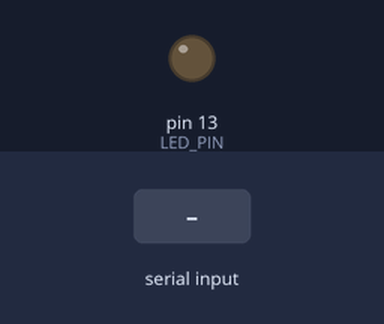
Recording of a sketch running on a simulated Arduino Uno, built with avr-gcc and run on an emulated ATmega328P. On the bench: output pins drawn as LEDs (lit = HIGH). Dashed ring = blinking. The test bench sets the inputs (shaded band). What the sketch prints to the serial monitor is not drawn.

Above: at 1.2 s.
1.3 s: byte 98 (SET_LED_BLINK) received over Serial
At 2.2 s:
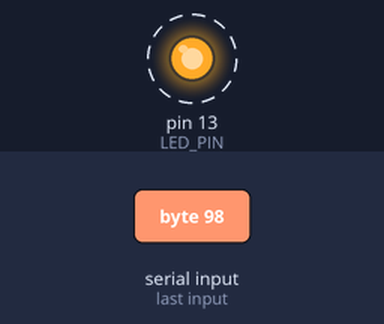
4.3 s: "1" received over Serial
Timing chart, 0 to 13.3 s (numbered marks = the images above; inputs shaded):
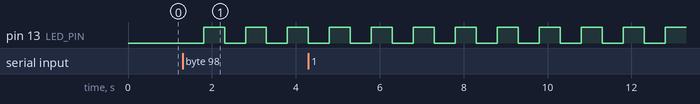

Measured:
- after the input at 1.3 s, pin 13 (LED_PIN): alternates HIGH for 0.50 s and LOW for 0.50 s, starting after 0.50 s

The sketch:

led_bub.ino
```cpp
#define LED_PIN 13
#define SET_LED_ON 'u'
#define SET_LED_OFF 'd'
#define SET_LED_BLINK 'b'

#define STATE_IDLE 0
#define STATE_LED_ON 1
#define STATE_LED_OFF 2
#define STATE_LED_BLINK 3

#define BLINK_INTERVAL 500

int state = STATE_IDLE;
unsigned long blink_start = 0;
bool led_status = LOW;

void update_state() {
    if (Serial.available() > 0) {
        char cmd = Serial.read();
        if (cmd == SET_LED_ON) {
            state = STATE_LED_ON;
        } else if (cmd == SET_LED_OFF) {
            state = STATE_LED_OFF;
        } else if (cmd == SET_LED_BLINK) {
            state = STATE_LED_BLINK;
            blink_start = millis();
        } else {
            Serial.println("Unknown command");
        }
    }
}

void process_state() {
    if (state == STATE_LED_ON) {
        digitalWrite(LED_PIN, HIGH);
    } else if (state == STATE_LED_OFF) {
        digitalWrite(LED_PIN, LOW);
    } else if (state == STATE_LED_BLINK) {
        if (millis() - blink_start >= BLINK_INTERVAL) {
            led_status = !led_status;
            digitalWrite(LED_PIN, led_status);
            blink_start = millis();
        }
    }
}

void setup() {
    Serial.begin(9600);
    pinMode(LED_PIN, OUTPUT);
}

void loop() {
    update_state();
    process_state();
}
```
